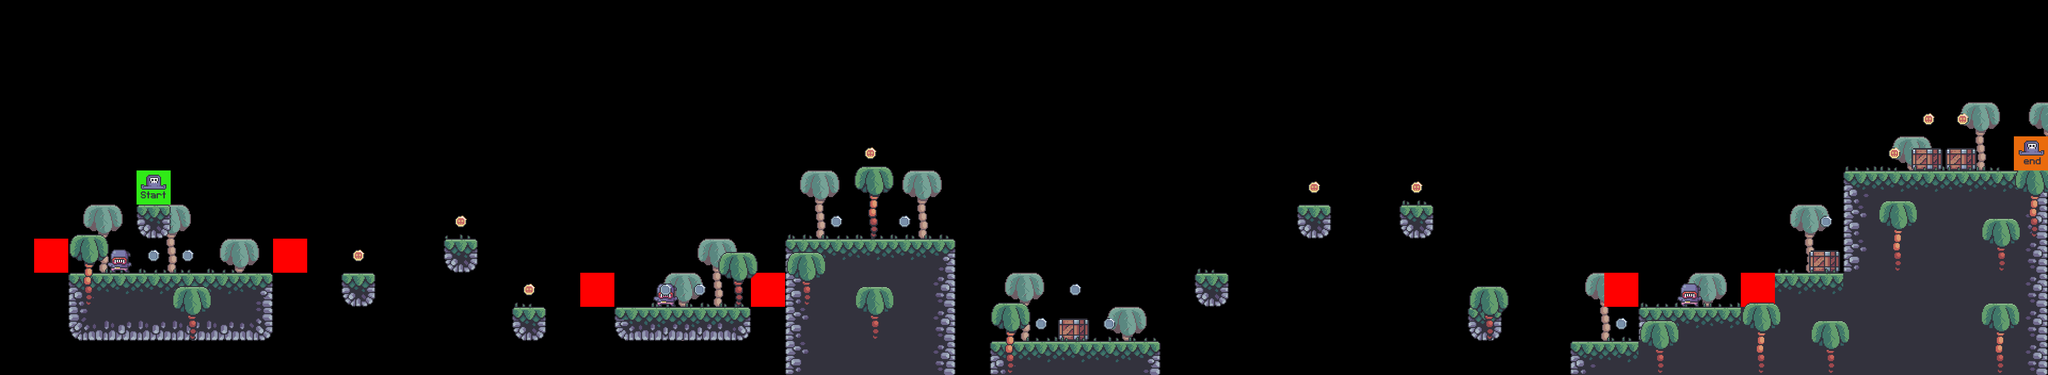

A 2D game scene composited from a Tiled map and its tileset images. What follows is a short description and the map's XML, with each tile layer's data collapsed to a summary:
An orthogonal 60x11 tile map with 64x64 px tiles, 9 tile layers (bg_palms, terrain, crates, grass, ...), 7 tilesets.

<map version="1.9" tiledversion="1.9.2" orientation="orthogonal" renderorder="right-down" width="60" height="11" tilewidth="64" tileheight="64" infinite="0" nextlayerid="10" nextobjectid="1">
 <editorsettings>
  <export target="../1/level_1.csv" format="csv" />
 </editorsettings>
 <tileset firstgid="1" source="../tilesets/terrain_tiles.tsx" />
 <tileset firstgid="17" source="../tilesets/grass_tiles.tsx" />
 <tileset firstgid="22" source="../tilesets/coin_tiles.tsx" />
 <tileset firstgid="24" source="../tilesets/crates.tsx" />
 <tileset firstgid="25" source="../tilesets/palms.tsx" />
 <tileset firstgid="28" source="../tilesets/enemy_tile.tsx" />
 <tileset firstgid="30" source="../tilesets/player_tiles.tsx" />
 <layer id="6" name="bg_palms" width="60" height="11">
  <data>[660 cells, 15 non-empty, 1 distinct tile ids]</data>
 </layer>
 <layer id="1" name="terrain" width="60" height="11">
  <data>[660 cells, 102 non-empty, 13 distinct tile ids]</data>
 </layer>
 <layer id="4" name="crates" width="60" height="11">
  <data>[660 cells, 4 non-empty, 1 distinct tile ids]</data>
 </layer>
 <layer id="2" name="grass" width="60" height="11">
  <data>[660 cells, 34 non-empty, 5 distinct tile ids]</data>
 </layer>
 <layer id="7" name="enemies" width="60" height="11">
  <data>[660 cells, 3 non-empty, 1 distinct tile ids]</data>
 </layer>
 <layer id="8" name="constraints" width="60" height="11">
  <data>[660 cells, 6 non-empty, 1 distinct tile ids]</data>
 </layer>
 <layer id="5" name="fg_palms" width="60" height="11">
  <data>[660 cells, 15 non-empty, 2 distinct tile ids]</data>
 </layer>
 <layer id="3" name="coins" width="60" height="11">
  <data>[660 cells, 20 non-empty, 2 distinct tile ids]</data>
 </layer>
 <layer id="9" name="player" width="60" height="11">
  <data>[660 cells, 2 non-empty, 2 distinct tile ids]</data>
 </layer>
</map>
